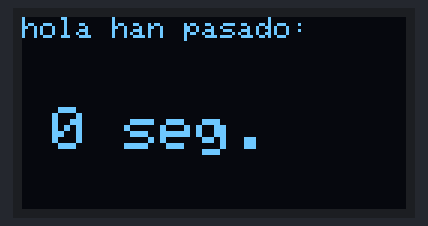
Bench run of a sketch on a simulated Arduino Uno, built with avr-gcc and run on an emulated ATmega328P. On the bench: 128×64 one-colour display.

Above: at 0.1 s.
At 8.1 s:
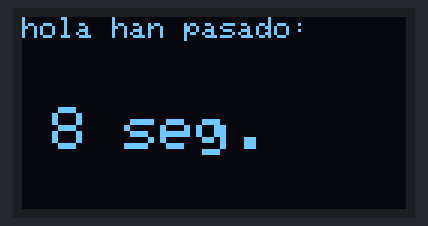
At 13.1 s:
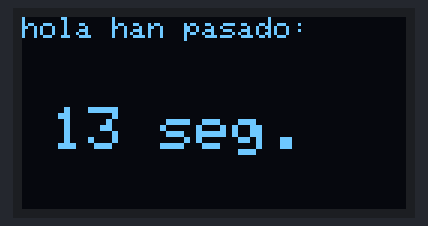
At 18.1 s:
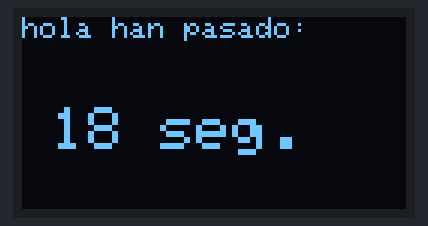
At 28.1 s:
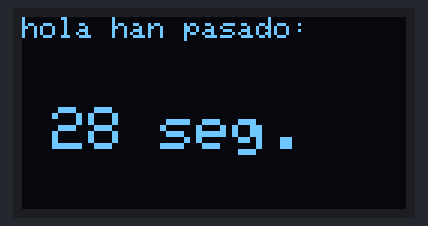
At 38.1 s:
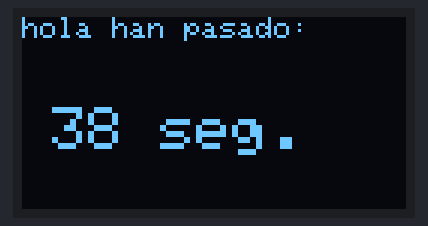

Measured:
- what the display in image 1 shows lasts 1.1 s, from 8.0 s to 9.1 s

The sketch:

pantalla_I2C.ino
```cpp
#include <Wire.h>
#include <Adafruit_GFX.h>
#include<Adafruit_SSD1306.h>

#define ancho 128
#define alto 64

#define oled_reset 4
Adafruit_SSD1306 oled(ancho,alto,&Wire,oled_reset);

void setup(){
  Wire.begin();
  oled.begin(SSD1306_SWITCHCAPVCC, 0x3c);

}


void loop(){

  oled.clearDisplay();
  oled.setTextColor(WHITE);
  oled.setCursor(0, 0);
  oled.setTextSize(1);
  oled.print("hola han pasado: ");
  oled.setCursor(10,30);
  oled.setTextSize(2);
  oled.print(millis()/1000);
  oled.print(" seg.");
  oled.display();
  oled.clearDisplay();
}
```
